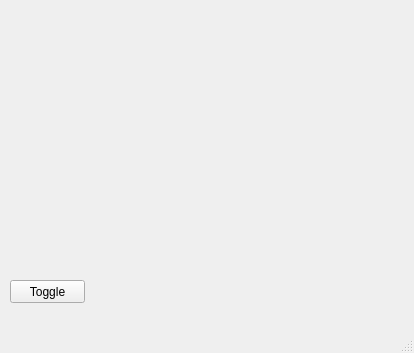
<?xml version="1.0" encoding="UTF-8"?>
<ui version="4.0">
 <class>MainWindow</class>
 <widget class="QMainWindow" name="MainWindow">
  <property name="geometry">
   <rect>
    <x>0</x>
    <y>0</y>
    <width>414</width>
    <height>353</height>
   </rect>
  </property>
  <property name="windowTitle">
   <string>MainWindow</string>
  </property>
  <widget class="QWidget" name="centralwidget">
   <widget class="QPushButton" name="pushButton">
    <property name="geometry">
     <rect>
      <x>10</x>
      <y>280</y>
      <width>75</width>
      <height>23</height>
     </rect>
    </property>
    <property name="text">
     <string>Toggle</string>
    </property>
   </widget>
  </widget>
  <widget class="QMenuBar" name="menubar">
   <property name="geometry">
    <rect>
     <x>0</x>
     <y>0</y>
     <width>414</width>
     <height>21</height>
    </rect>
   </property>
  </widget>
  <widget class="QStatusBar" name="statusbar"/>
 </widget>
 <resources/>
 <connections/>
</ui>
